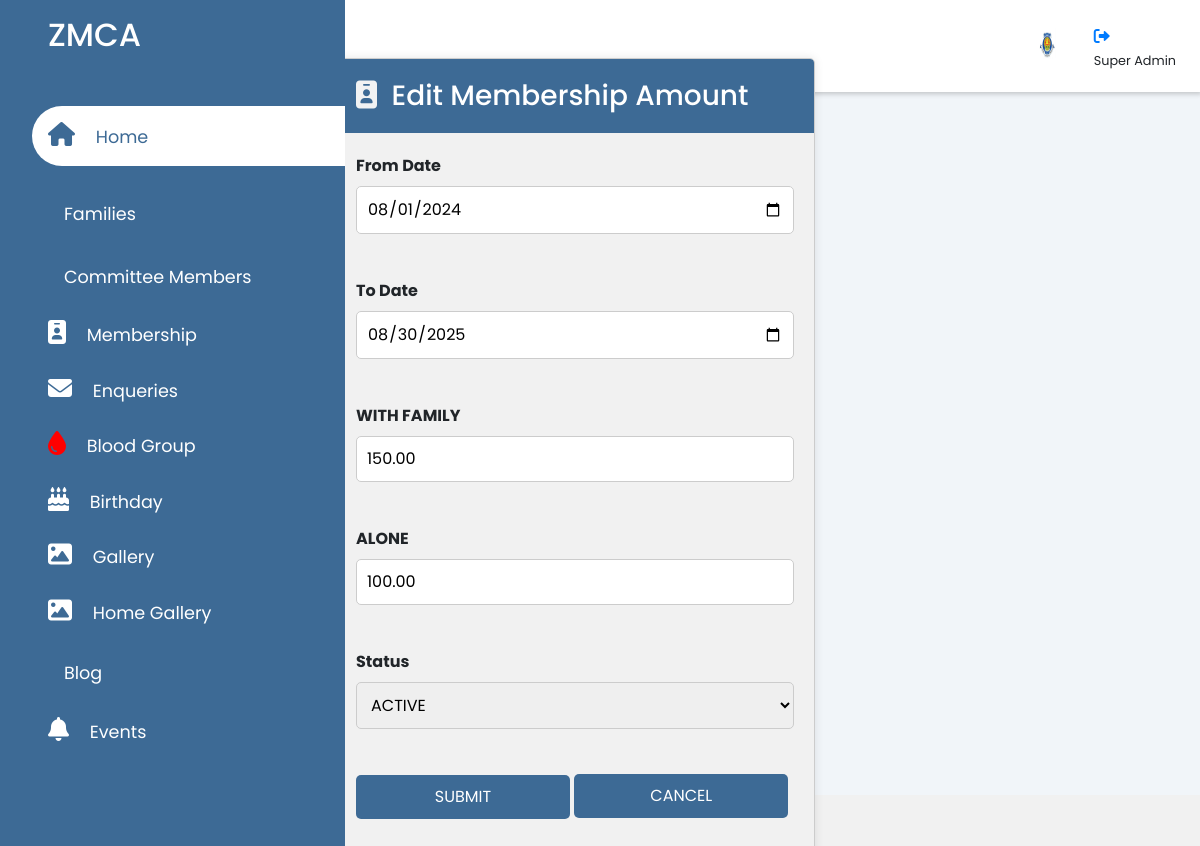
The app's page /editmembershipdata/9/ with its own data.
### zmcaadmin/models.py (models this page shows, shortened)
class Membership(models.Model):
    MEMBERSHIP_STATUS = [
        (1, 'Active'),
        (0, 'Inactive'),
    ]
    MEMBER_CATEGORY_CHOICES = [
        ('With Family', 'With Family'),
        ('Alone', 'Alone'),
    ]
    membership_id = models.AutoField(primary_key=True)
    from_date = models.DateField()
    to_date = models.DateField()
    with_family_amount = models.DecimalField(max_digits=10, decimal_places=2)
    alone_amount = models.DecimalField(max_digits=10, decimal_places=2)
    status = models.IntegerField(choices=MEMBERSHIP_STATUS, default=1)

### zmcaadmin/views.py (the view, shortened to what this page needs)
# urls.py: path('editmembershipdata/<int:gid>/', views.editmembershipdata, name='editmembershipdata'),
def editmembershipdata(request, gid):
    member = get_object_or_404(Membership, pk=gid)
    return render(request, 'admin/editmembershipdata.html', {'member': member})

### templates/admin/editmembershipdata.html (shortened to what this page needs)
{% extends 'admin/adminbase.html' %}
{% load static %}
{% block content %}
    <div class="sidebar">
      <div class="sidebar-brand">
        <h2><span>ZMCA</span></h2>
      </div>
      <div class="sidebar-menu">
        <ul>
          <li>
            <a href="{% url 'adminindex' %}" class="active"><span class="fas fa-home"></span>
            <span>Home</span></a>
          </li>
          <li>
            <a href="{% url 'members_view' %}"><span class="las la-home"></span>
              <span>Families</span></a>
          <li>
            <a href="{% url 'committe' %}"><span class="las la-users"></span>
            <span>Committee Members</span></a>
          </li>
          <li>
            <a href="{% url 'fam_view' %}">
            <span class="fas fa-id-badge"></span>
            <span>Membership</span></a>
          </li>
          <li>
            <a href="{% url 'enquiry_list' %}"><span class="fas fa-envelope"></span>
            <span>Enqueries</span></a>
           </ul>
          <li>
            <a href="{% url 'bloodgroupadmin' %}">
              <span class="fas fa-tint" style="color: red;"></span>
            <span>Blood Group</span></a>
          </li>
          <li>
            <a href="{% url 'birthdaydetails1' %}">
              <span class="fas fa-birthday-cake"></span>
            <span>Birthday</span></a>
          </li>
          <li>
            <a href="{% url 'addgalleryview' %}"><span class="fa-solid fa-image"></span>
            <span>Gallery</span></a>
           <li>
            <a href="{% url 'addhomegallery' %}"><span class="fa-solid fa-image"></span>
            <span>Home Gallery</span></a>
          </li>
          <li>
            <a href="{% url 'addblogview' %}"><span class="las la-blog"></span>
            <span>Blog</span></a>
          </li>
          <li>
            <a href="{% url 'eventview' %}"><span class="fa fa-bell"></span>
            <span>Events</span></a>
          </li>
      </div>
    </div>
    <div class="main-content">
      <header>
        <h2>
          <label for="nav-toggle">
            <span class="las la-bars"></span>
          </label>
        ZMCA Admin
        </h2>
        <div class="user-wrapper">
          <img src="{% static 'img/logo.jpg' %}" width="60px" height="60px" alt="">
          <div>
            <h4>        <a href="{% url 'logout' %}" style="font-size: 16px;"> <i class="fa-solid fa-right-from-bracket"></i></a>
            </h4>
            <small>Super Admin</small>
          </div>
        </div>
      </header>
      <main>
        <br><br><br><br>
        <div class="recent-grid">
            <div class="projects">
                <div class="card" style="width: 80%;">
                    <div class="card-header" style="background-color:#3d6a95;">
                        <h3 style="color: white;">
                            <span class="fas fa-id-badge" style="color: #f1f2f3;"></span> &nbsp;Edit Membership Amount
                        </h3>
                    </div>
                    <div class="form-container">
                        <form action="{% url 'editmembershipdata' member.membership_id %}" method="post">
                            <div class="form-group">
                                <label for="from_date">From Date</label>
                                <input type="date" id="from_date" name="from_date" value="{{ member.from_date|date:'Y-m-d' }}" required>
                            </div>
                            <div class="form-group">
                                <label for="to_date">To Date</label>
                                <input type="date" id="to_date" name="to_date" value="{{ member.to_date|date:'Y-m-d' }}" required>
                            </div>
                            <div class="form-group">
                              <label for="with_family_amount">WITH FAMILY</label>
                              <input type="text" id="with_family_amount" name="with_family_amount" value="{{member.with_family_amount}}" placeholder="Enter the amount for WITH FAMILY" required>
                            </div>
                            <div class="form-group">
                              <label for="alone_amount">ALONE</label>
                              <input type="text" id="alone_amount" name="alone_amount" placeholder="Enter the amount for ALONE" value="{{member.alone_amount}}" required>
                            </div>
        <div class="form-group">
          <label for="status">Status</label>
          <select id="status" name="status" required>
              <option value="active" {% if member.status == 'active' %} selected {% endif %}>Active</option>
          </select>
      </div>
                            <div class="form-group">
                                <button type="submit" class="btn">Submit</button>
                                <button type="button" onclick="window.history.back()">Cancel</button>
                            </div>
                        </form>
                    </div>
                </div>
            </div>
        </div>
  <br><br>
</main>
{% endblock %}

### static/css/admin.css (style rules this page uses)
:root { --main-color:#3d6a95; --color-dark: #1D2231; --text-grey: #8390A2; }
* { padding: 0; margin: 0; box-sizing: border-box; list-style-type: none; text-decoration: none; font-family: 'Poppins', sans-serif; }
.sidebar { width: 345px; position: fixed; left: 0; top: 0; height: 100%; background: var(--main-color); z-index: 100; transition: width 300ms; }
.sidebar-brand { height: 90px; padding: 1rem 0rem 1rem 2rem; color: #fff; }
.sidebar-menu { margin-top: 1rem; }
.sidebar-menu li { width: 100%; margin-bottom: 1.7rem; padding-left: 1rem; }
.sidebar-menu a { padding-left: 1rem; display: block; color: #fff; font-size: 1.1rem; }
.sidebar-menu a.active { background: #fff; padding-top:1rem; padding-bottom: 1rem; color:var(--main-color); border-radius:30px 0px 0px 30px; }
.sidebar-menu a span:first-child { font-size: 1.5rem; padding-right: 1rem; }
.main-content { transition: margin-left 300ms; margin-left: 345px; }
header { background: #fff; display: flex; justify-content: space-between; align-items: center; padding: 1rem 1.5rem; box-shadow: 2px 2px 5px rgba(0, 0, 0, 0.2); position: fixed; left:345px; width: calc(100% - 345px); top:0; z-index: 100%; transition: left 300ms; }
header h2 { color: #555; }
header label span { font-size: 1.7rem; padding-right: 1rem; }
.user-wrapper { display: flex; align-items: center; }
.user-wrapper img { border-radius: 50%; margin-right:1rem; }
.user-wrapper h4 { margin-bottom: 0rem !important; }
main { margin-top: 85px; padding: 2rem 1.5rem; background: #f1f5f9; min-height: calc(100vh - 90px); }
.recent-grid { margin-top: 3.5rem; display: grid; grid-gap:2rem; grid-template-columns: 65% auto; }
.card { background: #fff; border-radius: 5px; }
.card-header { padding: 1rem; }
.card-header { display: flex; justify-content: space-between; align-items: center; border-bottom: 1px solid #f0f0f0; }
@media only screen and (max-width: 1200px) { .sidebar { width: 70px; } }
@media only screen and (max-width: 1200px) { .sidebar .sidebar-brand, .sidebar li { padding-left: 1rem; text-align: center; } }
@media only screen and (max-width: 1200px) { .sidebar li a { padding-left: 0rem; } }
@media only screen and (max-width: 1200px) { .main-content { margin-left: 70px; } }
@media only screen and (max-width: 1200px) { .main-content header { width: calc(100% - 70px); left: 70px; } }

### templates/admin/editmembershipdata.html (style rules this page uses)
body { font-family: poppins,sans-serif; margin: 0; padding: 0; background-color: #f1f1f1; }
.recent-grid { display: flex; justify-content: center; align-items: center; height: 50vh; }
.projects { width: 100%; max-width: 600px; }
.card { width: 100%; background-color: #fff; border-radius: 10px; overflow: hidden; box-shadow: 0 0 10px rgba(0, 0, 0, 0.1); }
.card-header { background-color: #3d6a95; padding: 20px; color: #fff; }
.card-header h3 { margin: 0; }
.form-container { padding: 20px; }
form { display: grid; gap: 10px; height: auto; }
label { font-weight: bold; }
input[type="text"], textarea,select, button, input[type="file"] { width: calc(100% - 20px); padding: 10px; border: 1px solid #ccc; border-radius: 5px; box-sizing: border-box; text-transform: uppercase; }
button { background-color: #3d6a95; color: #fff; border: none; border-radius: 5px; padding: 10px 20px; cursor: pointer; transition: background-color 0.3s; }
img { max-width: 100px; max-height: 100px; }
.form-container input[type="text"], .form-container textarea, .form-container select, .form-container input[type="date"], .form-container input[type="time"] { width: 100%; padding: 10px; margin-bottom: 15px; border: 1px solid #ccc; border-radius: 5px; box-sizing: border-box; }
.form-container button { background-color: #3d6a95; color: #fff; border: none; border-radius: 5px; padding: 10px 20px; cursor: pointer; transition: background-color 0.3s; }
.form-group { margin-bottom: 20px; }
input[type="text"], textarea, select, input[type="date"], input[type="file"] { width: 100%; }
button { width: 100%; }
@media screen and (min-width: 600px) { button { width: calc(50% - 5px); } }
.card { background-color: #f1f1f1; border: 1px solid #ccc; border-radius: 5px; width: calc(25% - 20px); margin-bottom: 20px; box-sizing: border-box; }

### records on screen
Membership: from_date "08/01/2024", to_date "08/30/2025", with_family_amount "150.00", alone_amount "100.00"
